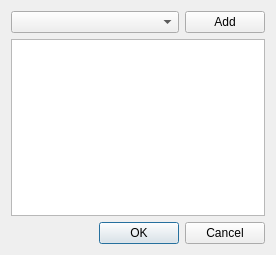
<?xml version="1.0" encoding="UTF-8"?>
<ui version="4.0">
 <class>ListDialog</class>
 <widget class="QDialog" name="ListDialog">
  <property name="geometry">
   <rect>
    <x>0</x>
    <y>0</y>
    <width>276</width>
    <height>255</height>
   </rect>
  </property>
  <property name="windowTitle">
   <string>Edit Items</string>
  </property>
  <layout class="QGridLayout" name="gridLayout" columnstretch="1,0,0">
   <item row="0" column="0" colspan="2">
    <widget class="QComboBox" name="items_combobox"/>
   </item>
   <item row="2" column="0" colspan="3">
    <widget class="QDialogButtonBox" name="btn_box">
     <property name="orientation">
      <enum>Qt::Horizontal</enum>
     </property>
     <property name="standardButtons">
      <set>QDialogButtonBox::Cancel|QDialogButtonBox::Ok</set>
     </property>
    </widget>
   </item>
   <item row="1" column="0" colspan="3">
    <widget class="QListWidget" name="items_list"/>
   </item>
   <item row="0" column="2">
    <widget class="QPushButton" name="add_btn">
     <property name="text">
      <string>Add</string>
     </property>
    </widget>
   </item>
  </layout>
 </widget>
 <resources/>
 <connections>
  <connection>
   <sender>btn_box</sender>
   <signal>accepted()</signal>
   <receiver>ListDialog</receiver>
   <slot>accept()</slot>
   <hints>
    <hint type="sourcelabel">
     <x>248</x>
     <y>254</y>
    </hint>
    <hint type="destinationlabel">
     <x>157</x>
     <y>274</y>
    </hint>
   </hints>
  </connection>
  <connection>
   <sender>btn_box</sender>
   <signal>rejected()</signal>
   <receiver>ListDialog</receiver>
   <slot>reject()</slot>
   <hints>
    <hint type="sourcelabel">
     <x>316</x>
     <y>260</y>
    </hint>
    <hint type="destinationlabel">
     <x>286</x>
     <y>274</y>
    </hint>
   </hints>
  </connection>
 </connections>
</ui>
